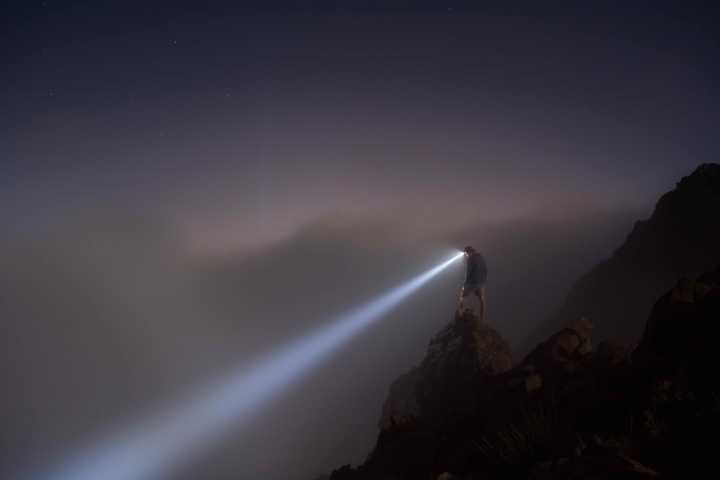
%> input picture Lab/lab1/asset/zy.jpg, 720 x 480 px
$ octave test_histeq.m   (GNU Octave 9; MATLAB toolbox functions it lacks are replaced by stand-ins)
%> lines starting %> are read from the running program, lines starting %| are printed output that depends on the picture; in (x1, y1, x2, y2) boxes, pixels count from 0 and x2, y2 are one past the last pixel; in counts of white or black regions, pixels touching at a corner belong together; the program's own positions count from 1
### Lab/lab1/code/Histogram_equalization.m
function [output] = Histogram_equalization(input_image)
%first test the image is a RGB or gray image
if numel(size(input_image)) == 3
    %this is a RGB image
    %here is just one method, if you have other ways to do the
    %equalization, you can change the following code
    r=input_image(:,:,1);
    v=input_image(:,:,2);
    b=input_image(:,:,3);
    r1 = hist_equal(r);
    v1 = hist_equal(v);
    b1 = hist_equal(b);
    rgb = cat(3,r1,v1,b1);
    output = uint8(rgb);
else
    %this is a gray image
    gray = hist_equal(input_image);
    [output] = uint8(gray);
end

end

### Lab/lab1/code/hist_equal.m
function [output2] = hist_equal(input_channel)
%you should complete this sub-function
%   直方图均衡化算法(input_chaneel是单通道的)
%   这里采用wiki上Histogram_equalization的算法

%0.观察到color.jpg 读入的值是uint8的矩阵，为了保证处理的精度，先将输入通道的精度提高到double
[input_channel] = im2double(input_channel);
%1.对图像基础数据计算
[Height,Width] = size(input_channel);   %图像的长宽
[Counts,Value] = imhist(input_channel); %Value为0-255的灰度值，Counts为每个灰度值对应的像素个数

%2.找到CDF_Min
CDF_Map = find(Counts~=0);  %指示非0值的下标
CDF_Min = Counts(min(CDF_Map)); %分布函数中最小的非零值
%3 计算CDF从而直方图均衡化
[n,tmp] = size(CDF_Map);
[L,tmp] = size(Value);
display("L="+L);
CDF = 0;
new_Value = 0;
for i=1:n
    CDF = CDF + Counts(CDF_Map(i)); %累积分布直方图的值
    den = (Height*Width-CDF_Min);
    den(den==0) = eps;  %防止由于除零而产生的噪点
    new_Value = ((CDF-CDF_Min)*(L-1))/den;  %原灰度值通过累积分布函数的概率密度均衡化后得到的新值
    input_channel(input_channel==Value(CDF_Map(i))) = new_Value;    %将原图中与原灰度值一样的像素点均衡化赋值
end
    output2 = input_channel;
end

### Lab/lab1/code/HSV_equalization.m
function [output] = HSV_equalization(rgb)
%HSV_EQUALIZATION 把RGB图片转化为HSV图片，然后对V做直方图处理
%   此处显示详细说明
if numel(size(rgb)) == 3
    %this is a RGB image
    hsv = rgb2hsv(rgb);
    h = hsv(:,:,1);
    s = hsv(:,:,2);
    v = hsv(:,:,3);
    v = uint8(round(v*255+0.5));
    v2 = hist_equal(v);
    v = v/255;
    hsv = cat(3,h,s,v2);
    rgb = hsv2rgb(hsv);
    output = uint8(rgb);
else
    %this is a gray image
    gray = hist_equal(rgb);
    [output] = uint8(gray);
end

end

### Lab/lab1/code/rgb2hsi.m
function [IMG_HSI] = rgb2hsi(IMG_RGB)
%RGB2HSI 把RGB的图像转化为HSI的图像
%   此处显示详细说明
if numel(size(IMG_RGB)) == 3
    %彩色图

    %实现思路1：从RGB得到HSV后，再从HSV得到HSI（然而事实证明这个方法行不通的）
    %用库函数得到HSV
%     IMG_RGB = im2double(IMG_RGB);
%     HSV = rgb2hsv(IMG_RGB);
%     IMG_HSI = hsv2rgb(HSV);


    %实现思路2：根据课本上公式自己实现的HSI
    IMG_RGB = im2double(IMG_RGB);
    r = IMG_RGB(:,:,1);
    g = IMG_RGB(:,:,2);
    b = IMG_RGB(:,:,3);
    %
    x = (r-g+r-b)/2;
    y = ((r-g).^2+(r-b).*(g-b)).^(1/2);
    theta = acos(x./(y+eps)); %弧度值
    H = theta;
    [m,n] = size(b);
    H(b>g) = 2*pi - H(b>g);
    H = H/(2*pi);
    min_rgb = min(r,g);
    min_rgb = min(min_rgb,b);
    den = (r+g+b);
    den(den==0) = eps;
    S = 1-(3*min_rgb)./den;
    I = (r+b+g)/3;
    HSI = cat(3,H,S,I);

    IMG_HSI = HSI;
else
    %灰度图，直接返回
    [IMG_HSI] = IMG_RGB;
end

end

### Lab/lab1/code/HSI_equalization.m
function [output] = HSI_equalization(rgb)
%HSV_EQUALIZATION 把RGB图片转化为HSI图片，然后对V做直方图处理
%   此处显示详细说明
if numel(size(rgb)) == 3
    %this is a RGB image
    %将RGB图像转为HSI图像
    hsi = rgb2hsi(rgb);
    h = hsi(:,:,1);
    s = hsi(:,:,2);
    i = hsi(:,:,3);
    %此时的i取值在(0,1)，适应hist_equal的参数需求
    i = uint8(round(i*255+0.5));
    %对i通道单独进行直方图均衡化
    i2 = hist_equal(i);
    i2 = i2/255;
    i2 = double(i2);
    hsi = cat(3,h,s,i2);
    %将HSI图像转为RGB图像
    rgb = hsi2rgb(hsi);
    output = uint8(rgb);
else
    %this is a gray image
    gray = hist_equal(rgb);
    [output] = uint8(gray);
end

end

### Lab/lab1/code/hsi2rgb.m
% function [IMG_RGB] = hsi2rgb(IMG_HSI)
% %HSI2RGB 把HSI的图像转换为RGB图像
% %   此处显示详细说明
% HSV = hsi2hsv(IMG_HSI);
% IMG_RGB = hsv2rgb(HSV);
% end
%
function rgb=hsi2rgb(hsi)
%根据书上P260-261页公式实现本函数
H=hsi(:,:,1)*2*pi;
S=hsi(:,:,2);
I=hsi(:,:,3);
R=zeros(size(hsi,1),size(hsi,2));
G=zeros(size(hsi,1),size(hsi,2));
B=zeros(size(hsi,1),size(hsi,2));
idx=find((0<=H)&(H<2*pi/3));
B(idx)=I(idx).*(1-S(idx));
R(idx)=I(idx).*(1+S(idx).*cos(H(idx))./cos(pi/3-H(idx)));
G(idx)=3*I(idx)-(R(idx)+B(idx));
idx=find((2*pi/3<=H)&(H<4*pi/3));
R(idx)=I(idx).*(1-S(idx));
G(idx)=I(idx).*(1+S(idx).*cos(H(idx)-2*pi/3)./cos(pi-H(idx)));
B(idx)=3*I(idx)-(R(idx)+G(idx));
idx=find((4*pi/3<=H)&(H<=2*pi));
G(idx)=I(idx).*(1-S(idx));
B(idx)=I(idx).*(1+S(idx).*cos(H(idx)-4*pi/3)./cos(5*pi/3-H(idx)));
R(idx)=3*I(idx)-(G(idx)+B(idx));
rgb=cat(3,R,G,B);
rgb=max(min(rgb,1),0);
rgb=rgb*255;

### Lab/lab1/code/Hiseq_standard.m
function [output] = Hiseq_standard(input_image)
%HISEQ_STANDARD 使用Matlab库函数来与自己实现的函数对比
    output = histeq(input_image);
end

### Lab/lab1/code/Image_display.m
function [] = Image_display(IMG_Origin,IMG_Mine,IMG_A,IMG_B)
%IMAGE_DISPLAY 此处显示有关此函数的摘要
%   展示图片对比
    dem = length(size(IMG_Origin));
    switch dem
        case 2
            subplot(2,2,1);imshow(IMG_Origin);hold on;title('原图','FontSize',12);
            subplot(2,2,2);imshow(IMG_Mine);hold on;title('我的函数','FontSize',12);
            subplot(2,2,3);imshow(IMG_A);hold on;title('库函数','FontSize',12);
%             figure, imshow(IMG_Origin)
%             figure, imshow(IMG_Mine)
%             figure, imshow(IMG_A)
        case 3
            subplot(2,2,1);imshow(IMG_Origin);hold on;title('原图','FontSize',12);
            subplot(2,2,2);imshow(IMG_Mine);hold on;title('基于RGB直方图均衡化','FontSize',12);
            subplot(2,2,3);imshow(IMG_A);hold on;title('基于HSV函数直方图均衡化','FontSize',12);
            subplot(2,2,4);imshow(IMG_B);hold on;title('基于HSI函数直方图均衡化','FontSize',12);
%             figure, imshow(IMG_Origin)
%             figure, imshow(IMG_Mine)
%             figure, imshow(IMG_A)
%             figure, imshow(IMG_B)
    end
end

### Lab/lab1/code/test_histeq.m
% [13 lines of commented-out code are left out]
I = imread('../asset/zy.jpg');
%> I is the input picture: size 480x720x3 uint8; mean R, G, B 58, 54.9, 63.4

[J] = Histogram_equalization(I);    %灰度图直接均衡化，彩色图像分RGB通道均衡化
%> in hist_equal, `[Counts,Value] = imhist(input_channel);`: Counts = 256 values, max 10302 at index 3, min 0 at index 206, mean 1350; Value = 256 values from 0 to 1
%> in hist_equal, `CDF_Map = find(Counts~=0);`: CDF_Map = 244 values from 1 to 253
%> in hist_equal, `CDF_Min = Counts(min(CDF_Map));`: CDF_Min = 58
%> in hist_equal, `[n,tmp] = size(CDF_Map);`: n = 244; tmp = 1
%| L=256
%> the loop in hist_equal, `for i=1:n` made 244 passes
%> (CDF, new_Value) on passes 1 to 3: (58, 0), (397, 0.25), (10699, 7.85)
%> after the loop in hist_equal, `for i=1:n`: CDF = 345600
%> in hist_equal (call 2), `[Counts,Value] = imhist(input_channel);`: Counts = 256 values, max 11569 at index 3, min 0 at index 216, mean 1350
%> in hist_equal (call 2), `CDF_Map = find(Counts~=0);`: CDF_Map = 248 values from 1 to 256
%> in hist_equal (call 2), `CDF_Min = Counts(min(CDF_Map));`: CDF_Min = 897
%> in hist_equal (call 2), `[n,tmp] = size(CDF_Map);`: n = 248
%| L=256
%> the loop in hist_equal (call 2), `for i=1:n` made 248 passes
%> (CDF, new_Value) on passes 1 to 3: (897, 0), (6165, 3.9), (17734, 12.46)
%> after the loop in hist_equal (call 2), `for i=1:n`:
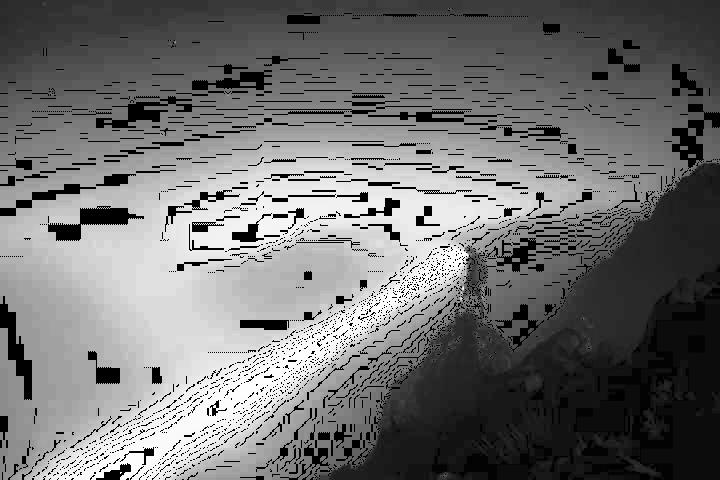
%> input_channel: size 480x720 double; min 0, max 255, mean 113.5
%> after the loop in hist_equal (call 2), `for i=1:n`: CDF = 345600
%> in hist_equal (call 3), `[Counts,Value] = imhist(input_channel);`: Counts = 256 values, max 15830 at index 3, min 1 at index 234, mean 1350
%> in hist_equal (call 3), `CDF_Map = find(Counts~=0);`: CDF_Map = 256 values from 1 to 256
%> in hist_equal (call 3), `CDF_Min = Counts(min(CDF_Map));`: CDF_Min = 1183
%> in hist_equal (call 3), `[n,tmp] = size(CDF_Map);`: n = 256
%| L=256
%> the loop in hist_equal (call 3), `for i=1:n` made 256 passes
%> (CDF, new_Value) on passes 1 to 3: (1183, 0), (1713, 0.392), (17543, 12.11)
%> after the loop in hist_equal (call 3), `for i=1:n`:
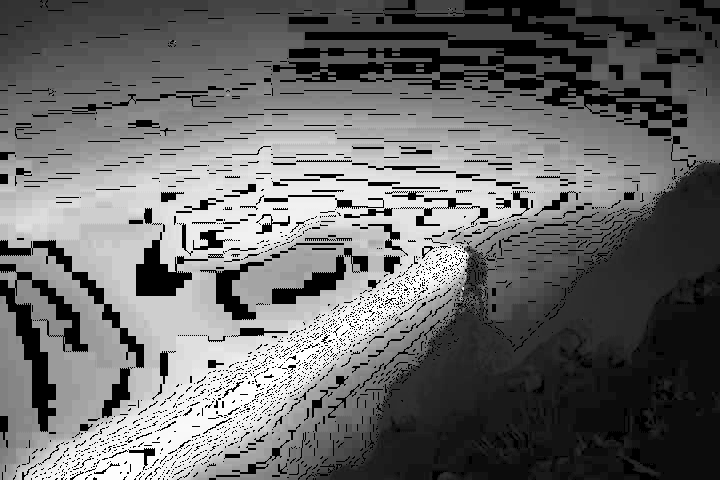
%> input_channel: size 480x720 double; min 0, max 255, mean 108.2
%> after the loop in hist_equal (call 3), `for i=1:n`: CDF = 345600
[HSV] = HSV_equalization(I);        %灰度图直接均衡化，彩色图像转HSV图像，对V通道均衡化
%> in HSV_equalization, `hsv = rgb2hsv(rgb);`: hsv: size 480x720x3 double; mean H, S, V 0.723, 0.207, 0.255
%> in HSV_equalization, `s = hsv(:,:,2);`:
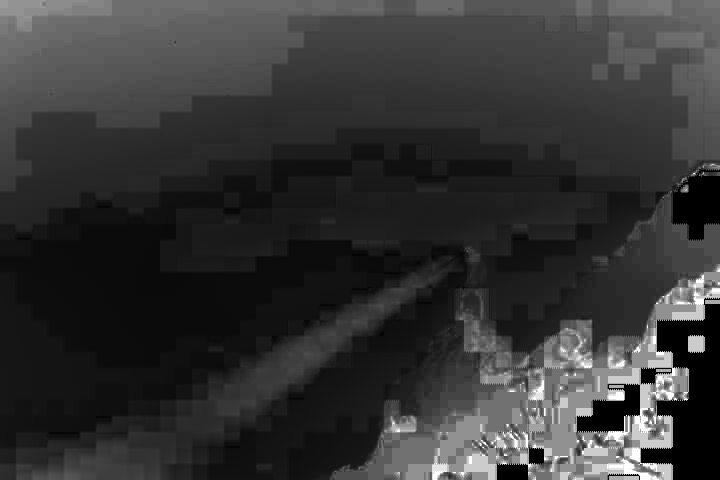
%> s: size 480x720 double; min 0, max 1, mean 0.207
%| L=256
%> in HSV_equalization, `v = v/255;`:
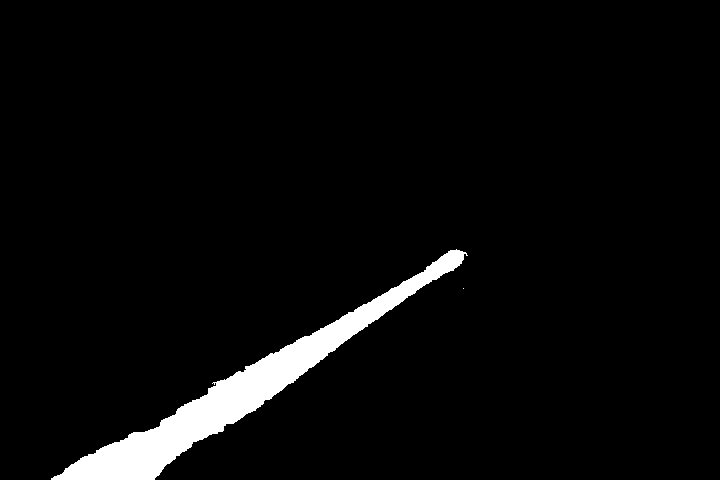
%> v: size 480x720 uint8; values 0 (black) and 1 (white), 3.9% white; 2 white regions (1 under 20 px), largest, box (x1, y1, x2, y2) and area: (51, 249, 468, 480) 13595
%> in HSV_equalization, `hsv = cat(3,h,s,v2);`: hsv: size 480x720x3 double; mean H, S, V 0.7, 0.2, 109.9
[HSI] = HSI_equalization(I);        %灰度图直接均衡化，彩色图像转HSI图像，对I通道均衡化
%> in rgb2hsi, `den(den==0) = eps;`: den: size 480x720 double; min 2.22e-16, max 2.98, mean 0.692
%| L=256
%> after the loop in hist_equal (call 5), `for i=1:n`:
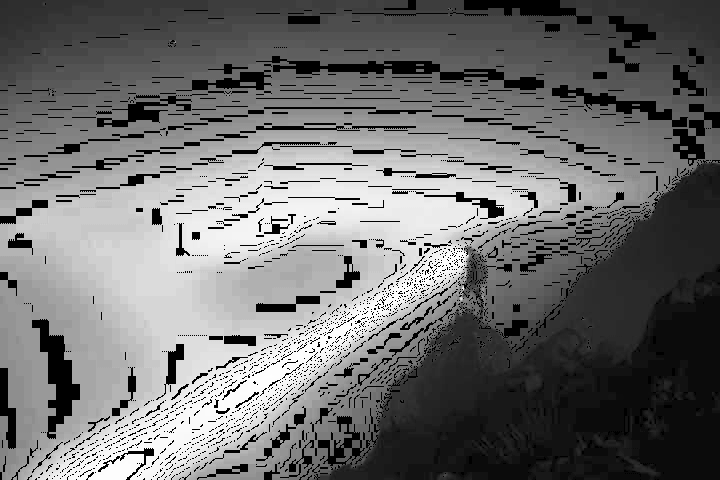
%> input_channel: size 480x720 double; min 0, max 255, mean 112.2
%> in HSI_equalization, `hsi = cat(3,h,s,i2);`:
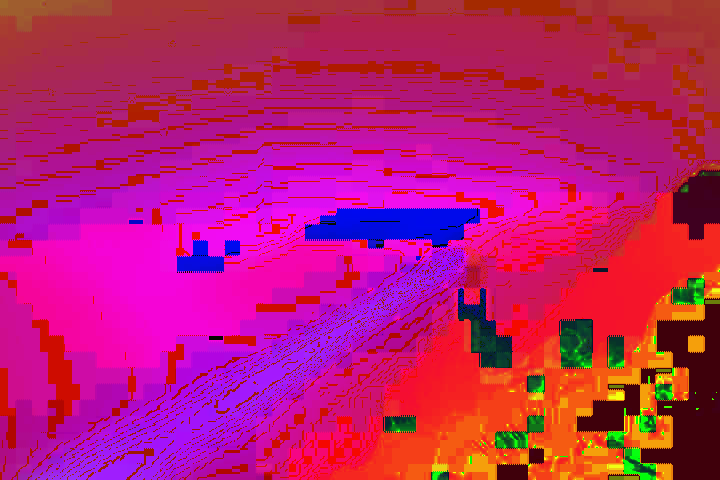
%> hsi: size 480x720x3 double; mean R, G, B 0.733, 0.111, 0.44
%> in hsi2rgb, `R(idx)=I(idx).*(1-S(idx));`: R: size 480x720 double; min 0, max 1.02, mean 0.0895
%> in hsi2rgb, `G(idx)=I(idx).*(1+S(idx).*cos(H(idx)-2*pi/3)./cos(pi-H(idx)));`: G: size 480x720 double; min 0, max 1.02, mean 0.089
%> in hsi2rgb, `B(idx)=3*I(idx)-(R(idx)+G(idx));`:
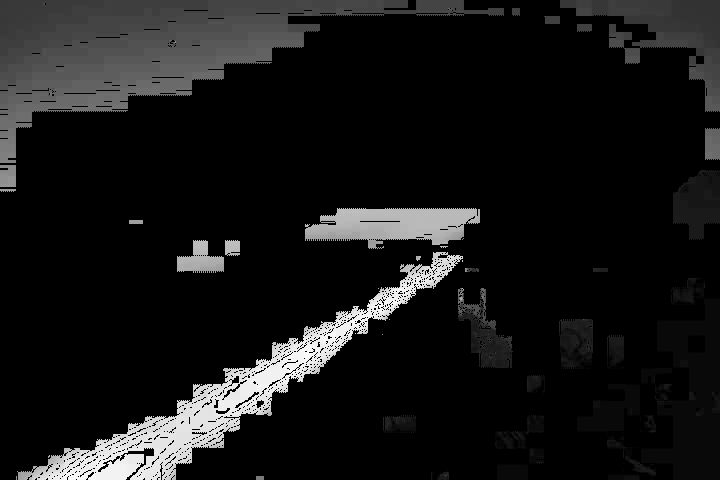
%> B: size 480x720 double; min 0, max 1.22, mean 0.11; drawn with min black and max white
[S] = Hiseq_standard(I);            %使用库函数均衡化（禁忌的histeq，不过用来测试应该还可以）


% [6 lines of commented-out code are left out]
Image_display(I,J,HSV,HSI);% 彩色图

%大图对比(修改 Image_display注释即可)

$ run again, with Lab/lab1/asset/gray2.png saved as Lab/lab1/asset/zy.jpg
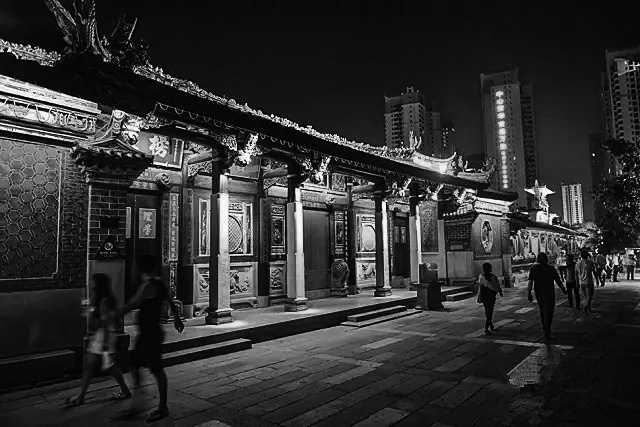
%> input picture Lab/lab1/asset/gray2.png, 640 x 427 px
%> I is the input picture: size 427x640 uint8; min 0, max 255, mean 47.4
%> Counts = 256 values, max 11150 at index 13, min 19 at index 254, mean 1067.5; Value = 256 values from 0 to 1
%> CDF_Map = 256 values from 1 to 256
%> CDF_Min = 331
%> n = 256; tmp = 1
%| L=256
%> the loop in hist_equal, `for i=1:n` made 256 passes
%> (CDF, new_Value) on passes 1 to 3: (331, 0), (695, 0.34), (1331, 0.934)
%> after the loop in hist_equal, `for i=1:n`:
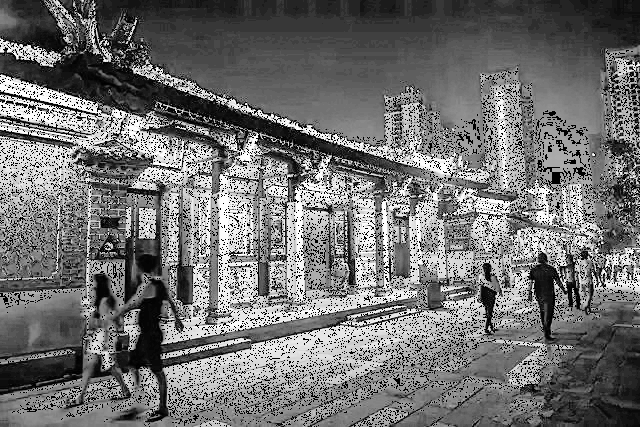
%> input_channel: size 427x640 double; min 0, max 255, mean 113.5
%> after the loop in hist_equal, `for i=1:n`: CDF = 273280
%| L=256
%> the loop in hist_equal (call 2), `for i=1:n` made 256 passes
%| L=256
%> in Hiseq_standard, `output = histeq(input_image);`:
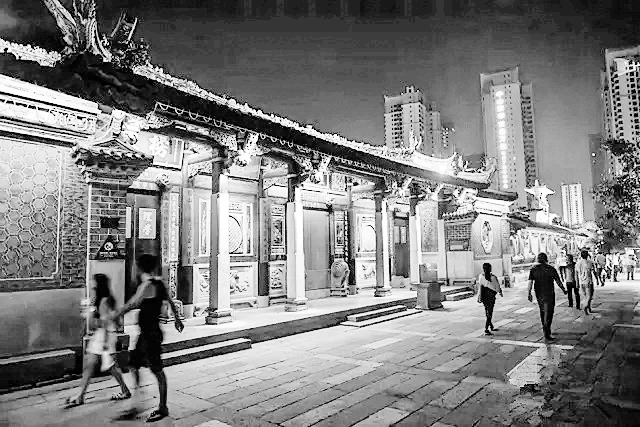
%> output: size 427x640 uint8; min 0, max 255, mean 127.3

$ run again, with Lab/lab1/asset/gray3.jpg copied over Lab/lab1/asset/zy.jpg
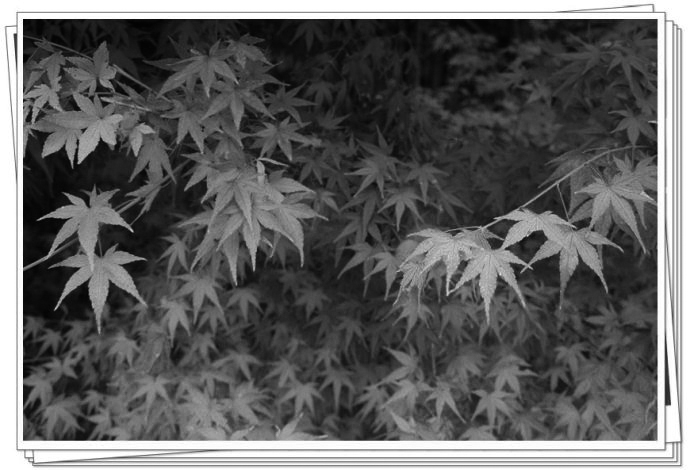
%> input picture Lab/lab1/asset/gray3.jpg, 690 x 470 px
%> I is the input picture: size 470x690 uint8; min 2, max 255, mean 95.4
%> Counts = 256 values, max 20744 at index 256, min 0 at index 1, mean 1266.8; Value = 256 values from 0 to 1
%> CDF_Map = 254 values from 3 to 256
%> CDF_Min = 18
%> n = 254; tmp = 1
%| L=256
%> the loop in hist_equal, `for i=1:n` made 254 passes
%> (CDF, new_Value) on passes 1 to 3: (18, 0), (86, 0.0535), (246, 0.179)
%> after the loop in hist_equal, `for i=1:n`:
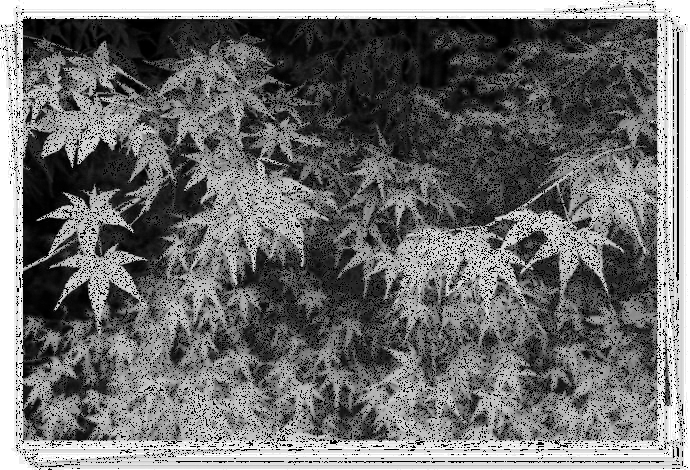
%> input_channel: size 470x690 double; min 0, max 255, mean 111.5
%> after the loop in hist_equal, `for i=1:n`: CDF = 324300
%| L=256
%> the loop in hist_equal (call 2), `for i=1:n` made 254 passes
%| L=256
%> in Hiseq_standard, `output = histeq(input_image);`:
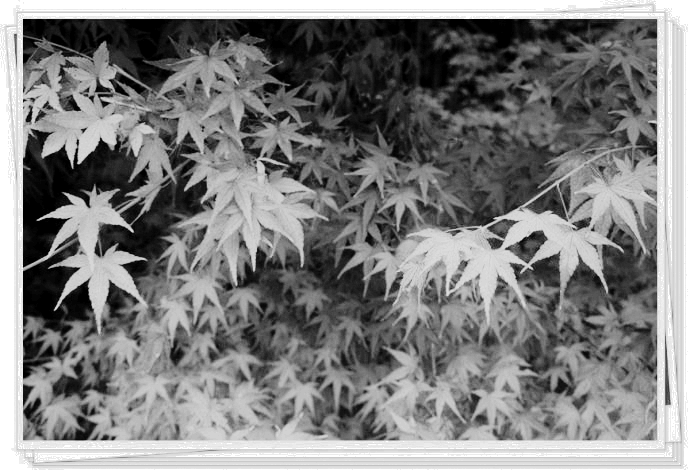
%> output: size 470x690 uint8; min 0, max 255, mean 126.8
